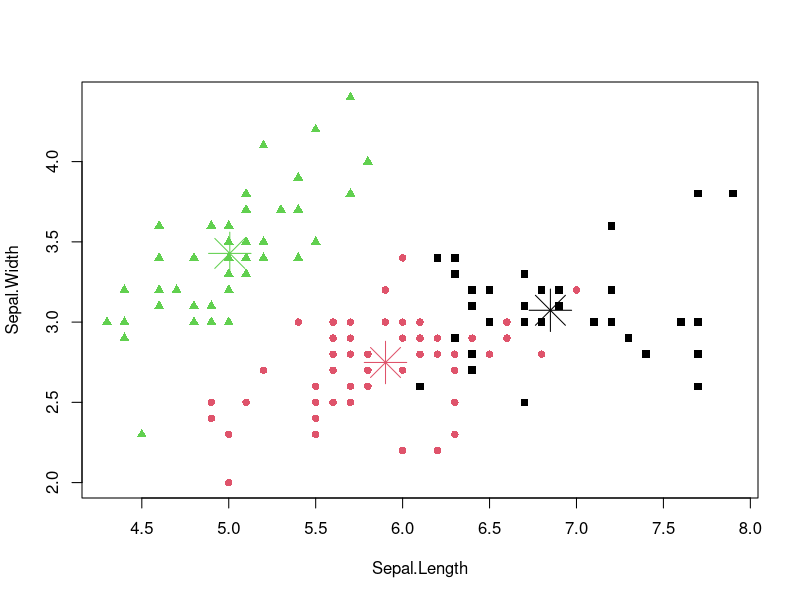

R code for this plot:
###############################################################
#Chapter      :   2 
#Algorithm    :   KMeans
# Description :   The following code clusters IRIS dataset using
#                 kmeans algorithm
###############################################################

iris

# prepare a copy of iris data set
kmean_iris <- iris

#Erase/ Nullify species labels
kmean_iris$Species <- NULL

#apply k-means with k=3
(clusters <- kmeans(kmean_iris, 3)) 

# comparing cluster labels with actual iris  species labels.
table(iris$Species, clusters$cluster)

# plot the clustered points along sepal length and width
plot(kmean_iris[c("Sepal.Length", "Sepal.Width")], col=clusters$cluster,pch = c(15, 16, 17)[as.numeric(clusters$cluster)])

points(clusters$centers[,c("Sepal.Length", "Sepal.Width")], col=1:3, pch=8, cex=4)